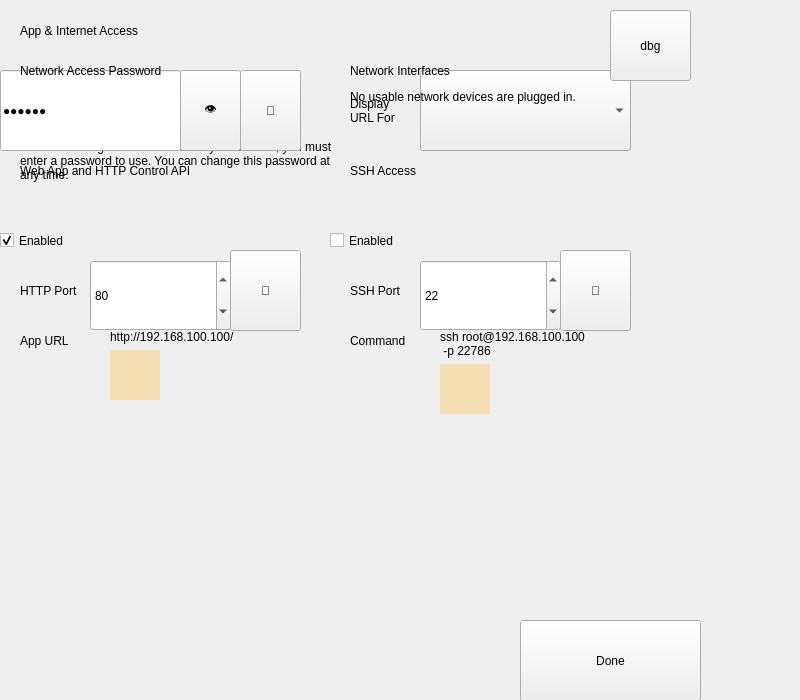
<?xml version="1.0" encoding="UTF-8"?>
<ui version="4.0">
 <class>RemoteAccess</class>
 <widget class="QWidget" name="RemoteAccess">
  <property name="geometry">
   <rect>
    <x>0</x>
    <y>0</y>
    <width>800</width>
    <height>700</height>
   </rect>
  </property>
  <property name="windowTitle">
   <string notr="true">Chronos Screen</string>
  </property>
  <widget class="Backdrop" name="backdrop">
   <property name="geometry">
    <rect>
     <x>0</x>
     <y>0</y>
     <width>700</width>
     <height>700</height>
    </rect>
   </property>
  </widget>
  <widget class="HeaderLabel" name="headerlabel">
   <property name="geometry">
    <rect>
     <x>20</x>
     <y>10</y>
     <width>361</width>
     <height>41</height>
    </rect>
   </property>
   <property name="text">
    <string>App &amp; Internet Access</string>
   </property>
  </widget>
  <widget class="LineEdit" name="uiPassword">
   <property name="geometry">
    <rect>
     <x>0</x>
     <y>70</y>
     <width>181</width>
     <height>81</height>
    </rect>
   </property>
   <property name="text">
    <string>«pass»</string>
   </property>
   <property name="echoMode">
    <enum>QLineEdit::Password</enum>
   </property>
   <property name="clickMarginRight" stdset="0">
    <enum>LineEdit::none</enum>
   </property>
  </widget>
  <widget class="Button" name="uiShowPassword">
   <property name="geometry">
    <rect>
     <x>180</x>
     <y>70</y>
     <width>61</width>
     <height>81</height>
    </rect>
   </property>
   <property name="text">
    <string>👁</string>
   </property>
   <property name="clickMarginLeft" stdset="0">
    <enum>Button::half</enum>
   </property>
   <property name="clickMarginRight" stdset="0">
    <enum>Button::half</enum>
   </property>
   <property name="customStyleSheet" stdset="0">
    <string>Button { font-size: 24px; }</string>
   </property>
  </widget>
  <widget class="Button" name="uiRandomisePassword">
   <property name="geometry">
    <rect>
     <x>240</x>
     <y>70</y>
     <width>61</width>
     <height>81</height>
    </rect>
   </property>
   <property name="text">
    <string>🎲</string>
   </property>
   <property name="clickMarginLeft" stdset="0">
    <enum>Button::none</enum>
   </property>
   <property name="customStyleSheet" stdset="0">
    <string>Button { font-size: 24px; }</string>
   </property>
  </widget>
  <widget class="QWidget" name="uiAllConfigOptions" native="true">
   <property name="geometry">
    <rect>
     <x>0</x>
     <y>0</y>
     <width>700</width>
     <height>700</height>
    </rect>
   </property>
   <widget class="ComboBox" name="uiNetworkInterface">
    <property name="geometry">
     <rect>
      <x>420</x>
      <y>70</y>
      <width>211</width>
      <height>81</height>
     </rect>
    </property>
   </widget>
   <widget class="Label" name="uiNetworkInterfaceInformation">
    <property name="geometry">
     <rect>
      <x>350</x>
      <y>90</y>
      <width>101</width>
      <height>41</height>
     </rect>
    </property>
    <property name="text">
     <string>Display
URL For</string>
    </property>
   </widget>
   <widget class="Subheader" name="subheader_2">
    <property name="geometry">
     <rect>
      <x>350</x>
      <y>60</y>
      <width>251</width>
      <height>22</height>
     </rect>
    </property>
    <property name="text">
     <string>Network Interfaces</string>
    </property>
   </widget>
   <widget class="QWidget" name="widget" native="true">
    <property name="geometry">
     <rect>
      <x>0</x>
      <y>160</y>
      <width>311</width>
      <height>431</height>
     </rect>
    </property>
    <widget class="CheckBox" name="uiEnableHTTP">
     <property name="geometry">
      <rect>
       <x>0</x>
       <y>40</y>
       <width>151</width>
       <height>81</height>
      </rect>
     </property>
     <property name="text">
      <string>Enabled</string>
     </property>
     <property name="checked">
      <bool>true</bool>
     </property>
    </widget>
    <widget class="Subheader" name="subheader_3">
     <property name="geometry">
      <rect>
       <x>20</x>
       <y>0</y>
       <width>271</width>
       <height>22</height>
      </rect>
     </property>
     <property name="text">
      <string>Web App and HTTP Control API</string>
     </property>
    </widget>
    <widget class="Button" name="uiRandomiseHTTPPort">
     <property name="geometry">
      <rect>
       <x>230</x>
       <y>90</y>
       <width>71</width>
       <height>81</height>
      </rect>
     </property>
     <property name="text">
      <string>🎲</string>
     </property>
     <property name="clickMarginLeft" stdset="0">
      <enum>Button::half</enum>
     </property>
     <property name="customStyleSheet" stdset="0">
      <string>Button { font-size: 24px; }</string>
     </property>
    </widget>
    <widget class="Label" name="label_7">
     <property name="geometry">
      <rect>
       <x>20</x>
       <y>120</y>
       <width>91</width>
       <height>21</height>
      </rect>
     </property>
     <property name="text">
      <string>HTTP Port</string>
     </property>
    </widget>
    <widget class="SpinBox" name="uiHTTPPort">
     <property name="geometry">
      <rect>
       <x>90</x>
       <y>100</y>
       <width>141</width>
       <height>71</height>
      </rect>
     </property>
     <property name="minimum">
      <number>1</number>
     </property>
     <property name="maximum">
      <number>65535</number>
     </property>
     <property name="value">
      <number>80</number>
     </property>
     <property name="clickMarginRight" stdset="0">
      <enum>SpinBox::none</enum>
     </property>
     <property name="clickMarginTop" stdset="0">
      <enum>SpinBox::half</enum>
     </property>
    </widget>
    <widget class="Label" name="label_8">
     <property name="geometry">
      <rect>
       <x>20</x>
       <y>170</y>
       <width>91</width>
       <height>21</height>
      </rect>
     </property>
     <property name="text">
      <string>App URL</string>
     </property>
    </widget>
    <widget class="QWidget" name="widget_2" native="true">
     <property name="geometry">
      <rect>
       <x>110</x>
       <y>170</y>
       <width>201</width>
       <height>251</height>
      </rect>
     </property>
     <layout class="QGridLayout" name="gridLayout">
      <property name="leftMargin">
       <number>0</number>
      </property>
      <property name="topMargin">
       <number>0</number>
      </property>
      <property name="rightMargin">
       <number>0</number>
      </property>
      <property name="bottomMargin">
       <number>0</number>
      </property>
      <property name="horizontalSpacing">
       <number>0</number>
      </property>
      <item row="1" column="2">
       <spacer name="horizontalSpacer">
        <property name="orientation">
         <enum>Qt::Horizontal</enum>
        </property>
        <property name="sizeHint" stdset="0">
         <size>
          <width>40</width>
          <height>20</height>
         </size>
        </property>
       </spacer>
      </item>
      <item row="0" column="0" colspan="3">
       <widget class="Label" name="uiAppUrl">
        <property name="text">
         <string>http://192.168.100.100/</string>
        </property>
        <property name="alignment">
         <set>Qt::AlignLeading|Qt::AlignLeft|Qt::AlignTop</set>
        </property>
        <property name="wordWrap">
         <bool>true</bool>
        </property>
       </widget>
      </item>
      <item row="1" column="1">
       <widget class="QLabel" name="uiAppUrlQRCode">
        <property name="sizePolicy">
         <sizepolicy hsizetype="Fixed" vsizetype="Fixed">
          <horstretch>50</horstretch>
          <verstretch>50</verstretch>
         </sizepolicy>
        </property>
        <property name="minimumSize">
         <size>
          <width>50</width>
          <height>50</height>
         </size>
        </property>
        <property name="styleSheet">
         <string notr="true">background: wheat</string>
        </property>
        <property name="alignment">
         <set>Qt::AlignLeading|Qt::AlignLeft|Qt::AlignTop</set>
        </property>
       </widget>
      </item>
      <item row="2" column="0" colspan="3">
       <spacer name="verticalSpacer">
        <property name="orientation">
         <enum>Qt::Vertical</enum>
        </property>
        <property name="sizeHint" stdset="0">
         <size>
          <width>0</width>
          <height>0</height>
         </size>
        </property>
       </spacer>
      </item>
     </layout>
    </widget>
    <widget class="FeedbackLabel" name="uiHTTPStatus">
     <property name="geometry">
      <rect>
       <x>20</x>
       <y>30</y>
       <width>261</width>
       <height>31</height>
      </rect>
     </property>
     <property name="customStyleSheet" stdset="0">
      <string>font-size: 16px;</string>
     </property>
    </widget>
    <zorder>uiEnableHTTP</zorder>
    <zorder>subheader_3</zorder>
    <zorder>uiRandomiseHTTPPort</zorder>
    <zorder>label_7</zorder>
    <zorder>label_8</zorder>
    <zorder>widget_2</zorder>
    <zorder>uiHTTPPort</zorder>
    <zorder>uiHTTPStatus</zorder>
   </widget>
   <widget class="QWidget" name="widget_4" native="true">
    <property name="geometry">
     <rect>
      <x>330</x>
      <y>160</y>
      <width>341</width>
      <height>421</height>
     </rect>
    </property>
    <widget class="Subheader" name="subheader_4">
     <property name="geometry">
      <rect>
       <x>20</x>
       <y>0</y>
       <width>271</width>
       <height>22</height>
      </rect>
     </property>
     <property name="text">
      <string>SSH Access</string>
     </property>
    </widget>
    <widget class="QWidget" name="widget_5" native="true">
     <property name="geometry">
      <rect>
       <x>110</x>
       <y>170</y>
       <width>231</width>
       <height>251</height>
      </rect>
     </property>
     <layout class="QGridLayout" name="gridLayout_2">
      <property name="leftMargin">
       <number>0</number>
      </property>
      <property name="topMargin">
       <number>0</number>
      </property>
      <property name="rightMargin">
       <number>0</number>
      </property>
      <property name="bottomMargin">
       <number>0</number>
      </property>
      <property name="horizontalSpacing">
       <number>0</number>
      </property>
      <item row="2" column="0" colspan="3">
       <spacer name="verticalSpacer_2">
        <property name="orientation">
         <enum>Qt::Vertical</enum>
        </property>
        <property name="sizeHint" stdset="0">
         <size>
          <width>0</width>
          <height>0</height>
         </size>
        </property>
       </spacer>
      </item>
      <item row="1" column="2">
       <spacer name="horizontalSpacer_2">
        <property name="orientation">
         <enum>Qt::Horizontal</enum>
        </property>
        <property name="sizeHint" stdset="0">
         <size>
          <width>40</width>
          <height>20</height>
         </size>
        </property>
       </spacer>
      </item>
      <item row="1" column="1">
       <widget class="QLabel" name="uiSSHCommandQRCode">
        <property name="sizePolicy">
         <sizepolicy hsizetype="Fixed" vsizetype="Fixed">
          <horstretch>50</horstretch>
          <verstretch>50</verstretch>
         </sizepolicy>
        </property>
        <property name="minimumSize">
         <size>
          <width>50</width>
          <height>50</height>
         </size>
        </property>
        <property name="styleSheet">
         <string notr="true">background: wheat</string>
        </property>
        <property name="alignment">
         <set>Qt::AlignLeading|Qt::AlignLeft|Qt::AlignTop</set>
        </property>
       </widget>
      </item>
      <item row="0" column="1" colspan="2">
       <widget class="Label" name="uiSSHCommand">
        <property name="text">
         <string>ssh root@192.168.100.100
 -p 22786</string>
        </property>
        <property name="alignment">
         <set>Qt::AlignLeading|Qt::AlignLeft|Qt::AlignTop</set>
        </property>
        <property name="wordWrap">
         <bool>true</bool>
        </property>
       </widget>
      </item>
     </layout>
    </widget>
    <widget class="Button" name="uiRandomiseSSHPort">
     <property name="geometry">
      <rect>
       <x>230</x>
       <y>90</y>
       <width>71</width>
       <height>81</height>
      </rect>
     </property>
     <property name="text">
      <string>🎲</string>
     </property>
     <property name="clickMarginLeft" stdset="0">
      <enum>Button::half</enum>
     </property>
     <property name="customStyleSheet" stdset="0">
      <string>Button { font-size: 24px; }</string>
     </property>
    </widget>
    <widget class="Label" name="label_9">
     <property name="geometry">
      <rect>
       <x>20</x>
       <y>120</y>
       <width>91</width>
       <height>21</height>
      </rect>
     </property>
     <property name="text">
      <string>SSH Port</string>
     </property>
    </widget>
    <widget class="SpinBox" name="uiSSHPort">
     <property name="geometry">
      <rect>
       <x>90</x>
       <y>100</y>
       <width>141</width>
       <height>71</height>
      </rect>
     </property>
     <property name="minimum">
      <number>1</number>
     </property>
     <property name="maximum">
      <number>65535</number>
     </property>
     <property name="value">
      <number>22</number>
     </property>
     <property name="clickMarginRight" stdset="0">
      <enum>SpinBox::none</enum>
     </property>
     <property name="clickMarginTop" stdset="0">
      <enum>SpinBox::half</enum>
     </property>
    </widget>
    <widget class="CheckBox" name="uiEnableSSH">
     <property name="geometry">
      <rect>
       <x>0</x>
       <y>40</y>
       <width>151</width>
       <height>81</height>
      </rect>
     </property>
     <property name="text">
      <string>Enabled</string>
     </property>
    </widget>
    <widget class="Label" name="label_10">
     <property name="geometry">
      <rect>
       <x>20</x>
       <y>170</y>
       <width>91</width>
       <height>21</height>
      </rect>
     </property>
     <property name="text">
      <string>Command</string>
     </property>
    </widget>
    <widget class="FeedbackLabel" name="uiSSHStatus">
     <property name="geometry">
      <rect>
       <x>20</x>
       <y>30</y>
       <width>261</width>
       <height>30</height>
      </rect>
     </property>
     <property name="customStyleSheet" stdset="0">
      <string>font-size: 16px;</string>
     </property>
    </widget>
    <zorder>subheader_4</zorder>
    <zorder>widget_5</zorder>
    <zorder>uiRandomiseSSHPort</zorder>
    <zorder>label_9</zorder>
    <zorder>uiEnableSSH</zorder>
    <zorder>label_10</zorder>
    <zorder>uiSSHPort</zorder>
    <zorder>uiSSHStatus</zorder>
   </widget>
   <widget class="Label" name="uiNoNetworkConnection">
    <property name="geometry">
     <rect>
      <x>350</x>
      <y>90</y>
      <width>261</width>
      <height>41</height>
     </rect>
    </property>
    <property name="text">
     <string>No usable network devices are plugged in.</string>
    </property>
    <property name="alignment">
     <set>Qt::AlignLeading|Qt::AlignLeft|Qt::AlignTop</set>
    </property>
    <property name="wordWrap">
     <bool>true</bool>
    </property>
   </widget>
  </widget>
  <widget class="Label" name="uiPasswordExplanation">
   <property name="geometry">
    <rect>
     <x>20</x>
     <y>140</y>
     <width>321</width>
     <height>91</height>
    </rect>
   </property>
   <property name="text">
    <string>Before enabling network control for your camera, you must enter a password to use. You can change this password at any time.</string>
   </property>
   <property name="alignment">
    <set>Qt::AlignLeading|Qt::AlignLeft|Qt::AlignTop</set>
   </property>
   <property name="wordWrap">
    <bool>true</bool>
   </property>
  </widget>
  <widget class="Button" name="uiDone">
   <property name="geometry">
    <rect>
     <x>520</x>
     <y>620</y>
     <width>181</width>
     <height>81</height>
    </rect>
   </property>
   <property name="text">
    <string>Done</string>
   </property>
  </widget>
  <widget class="Subheader" name="subheader">
   <property name="geometry">
    <rect>
     <x>20</x>
     <y>60</y>
     <width>241</width>
     <height>22</height>
    </rect>
   </property>
   <property name="text">
    <string>Network Access Password</string>
   </property>
  </widget>
  <widget class="QPushButton" name="uiDebug">
   <property name="geometry">
    <rect>
     <x>610</x>
     <y>10</y>
     <width>81</width>
     <height>71</height>
    </rect>
   </property>
   <property name="focusPolicy">
    <enum>Qt::NoFocus</enum>
   </property>
   <property name="text">
    <string>dbg</string>
   </property>
  </widget>
  <zorder>backdrop</zorder>
  <zorder>uiPasswordExplanation</zorder>
  <zorder>uiAllConfigOptions</zorder>
  <zorder>headerlabel</zorder>
  <zorder>uiShowPassword</zorder>
  <zorder>uiRandomisePassword</zorder>
  <zorder>uiPassword</zorder>
  <zorder>uiDone</zorder>
  <zorder>subheader</zorder>
  <zorder>uiDebug</zorder>
 </widget>
 <customwidgets>
  <customwidget>
   <class>Backdrop</class>
   <extends>QLabel</extends>
   <header>backdrop</header>
  </customwidget>
  <customwidget>
   <class>Button</class>
   <extends>QPushButton</extends>
   <header>button</header>
  </customwidget>
  <customwidget>
   <class>CheckBox</class>
   <extends>QCheckBox</extends>
   <header>check_box</header>
  </customwidget>
  <customwidget>
   <class>ComboBox</class>
   <extends>QComboBox</extends>
   <header>combo_box</header>
  </customwidget>
  <customwidget>
   <class>FeedbackLabel</class>
   <extends>QLabel</extends>
   <header>feedback_label</header>
  </customwidget>
  <customwidget>
   <class>HeaderLabel</class>
   <extends>QLabel</extends>
   <header>header_label</header>
  </customwidget>
  <customwidget>
   <class>Label</class>
   <extends>QLabel</extends>
   <header>label</header>
  </customwidget>
  <customwidget>
   <class>LineEdit</class>
   <extends>QLineEdit</extends>
   <header>line_edit</header>
  </customwidget>
  <customwidget>
   <class>SpinBox</class>
   <extends>QSpinBox</extends>
   <header>spin_box</header>
  </customwidget>
  <customwidget>
   <class>Subheader</class>
   <extends>QLabel</extends>
   <header>subheader</header>
  </customwidget>
 </customwidgets>
 <tabstops>
  <tabstop>uiDone</tabstop>
  <tabstop>uiPassword</tabstop>
  <tabstop>uiShowPassword</tabstop>
  <tabstop>uiRandomisePassword</tabstop>
  <tabstop>uiEnableHTTP</tabstop>
  <tabstop>uiEnableSSH</tabstop>
  <tabstop>uiHTTPPort</tabstop>
  <tabstop>uiRandomiseHTTPPort</tabstop>
  <tabstop>uiSSHPort</tabstop>
  <tabstop>uiRandomiseSSHPort</tabstop>
 </tabstops>
 <resources/>
 <connections/>
</ui>
